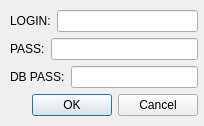
<?xml version="1.0" encoding="UTF-8"?>
<ui version="4.0">
 <class>Dialoglogin</class>
 <widget class="QDialog" name="Dialoglogin">
  <property name="geometry">
   <rect>
    <x>0</x>
    <y>0</y>
    <width>204</width>
    <height>126</height>
   </rect>
  </property>
  <property name="windowTitle">
   <string>Dialog</string>
  </property>
  <widget class="QWidget" name="">
   <property name="geometry">
    <rect>
     <x>10</x>
     <y>10</y>
     <width>188</width>
     <height>109</height>
    </rect>
   </property>
   <layout class="QVBoxLayout" name="verticalLayout">
    <item>
     <layout class="QHBoxLayout" name="horizontalLayout">
      <item>
       <widget class="QLabel" name="label">
        <property name="text">
         <string>LOGIN:</string>
        </property>
       </widget>
      </item>
      <item>
       <widget class="QLineEdit" name="lineEdit"/>
      </item>
     </layout>
    </item>
    <item>
     <layout class="QHBoxLayout" name="horizontalLayout_2">
      <item>
       <widget class="QLabel" name="label_2">
        <property name="text">
         <string>PASS:</string>
        </property>
       </widget>
      </item>
      <item>
       <widget class="QLineEdit" name="lineEdit_2"/>
      </item>
     </layout>
    </item>
    <item>
     <layout class="QHBoxLayout" name="horizontalLayout_3">
      <item>
       <widget class="QLabel" name="label_3">
        <property name="text">
         <string>DB PASS:</string>
        </property>
       </widget>
      </item>
      <item>
       <widget class="QLineEdit" name="lineEdit_3"/>
      </item>
     </layout>
    </item>
    <item>
     <widget class="QDialogButtonBox" name="buttonBox">
      <property name="orientation">
       <enum>Qt::Horizontal</enum>
      </property>
      <property name="standardButtons">
       <set>QDialogButtonBox::Cancel|QDialogButtonBox::Ok</set>
      </property>
     </widget>
    </item>
   </layout>
  </widget>
 </widget>
 <resources/>
 <connections>
  <connection>
   <sender>buttonBox</sender>
   <signal>accepted()</signal>
   <receiver>Dialoglogin</receiver>
   <slot>accept()</slot>
   <hints>
    <hint type="sourcelabel">
     <x>248</x>
     <y>254</y>
    </hint>
    <hint type="destinationlabel">
     <x>157</x>
     <y>274</y>
    </hint>
   </hints>
  </connection>
  <connection>
   <sender>buttonBox</sender>
   <signal>rejected()</signal>
   <receiver>Dialoglogin</receiver>
   <slot>reject()</slot>
   <hints>
    <hint type="sourcelabel">
     <x>316</x>
     <y>260</y>
    </hint>
    <hint type="destinationlabel">
     <x>286</x>
     <y>274</y>
    </hint>
   </hints>
  </connection>
 </connections>
</ui>
